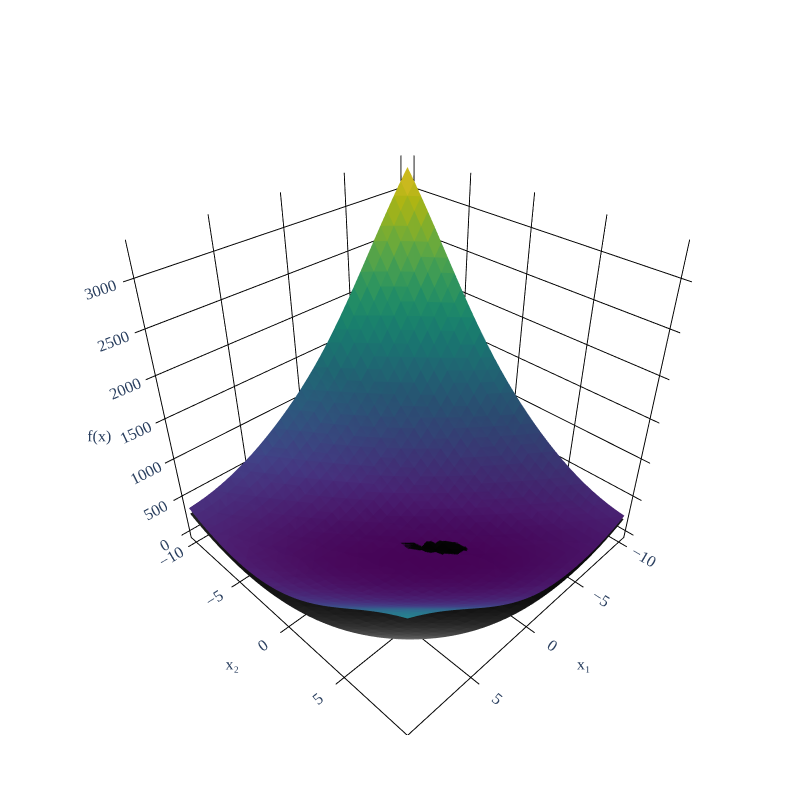

Notebook source saved alongside this figure:
### Code cell
import pandas as pd
import numpy as np
import pandas as pd
from sklearn.preprocessing import StandardScaler
import matplotlib.pyplot as plt
import plotly.figure_factory as ff
from scipy.spatial import Delaunay
import plotly.graph_objects as go


def superficie(file_paths):

    # Leitura dos dados e extração de 'Z_pred' reshape em array coluna
    Z_preds = [pd.read_excel(fp)['Z_pred'].values.reshape(-1, 1) for fp in file_paths]
    Z_pred_total = np.hstack(Z_preds)
    Z_media = np.mean(Z_pred_total, axis=1, keepdims=True)
    desvio_padrao = np.std(Z_pred_total, axis=1, keepdims=True)

    df = pd.read_excel("1000_model/1000_model_14_9_4.xlsx")
    Z_mse = df['Z'].values.reshape(-1, 1)

    x = np.linspace(-10, 10, 32)
    y = np.linspace(-10, 10, 32)
    x, y = np.meshgrid(x, y)
    Z = (x + 2 * y - 7)**2 + (2 * x + y - 5)**2
    points = np.column_stack((x.flatten(), y.flatten()))
    tri = Delaunay(points)
            
    fig_original = ff.create_trisurf(x=x.flatten(), y=y.flatten(), z=Z.flatten(), 
                                            simplices=tri.simplices, colormap='Greys',
                                            title='Surface Fit - Original Values')
    fig_predicted = ff.create_trisurf(x=x.flatten(), y=y.flatten(), z= Z_media.flatten(), 
                                            simplices=tri.simplices, colormap='Viridis',
                                            title='Surface Fit - Predicted Values')


    data = [fig_original.data[0], fig_predicted.data[0]]
    fig = go.Figure(data=data)
    fig.update_layout(
    title=' ',
    autosize=False,
    width=800,
    height=800,
    margin=dict(l=65, r=50, b=65, t=90),
    scene=dict(
        aspectmode='manual',
        aspectratio=dict(x=1, y=1, z=1),
        xaxis=dict(
            title=dict(text='x₁', font=dict(family='Times New Roman', size=16)),
            backgroundcolor='white',
            gridcolor='black',
            zerolinecolor='black',
            tickfont=dict(family='Times New Roman', size=14)
        ),
        yaxis=dict(
            title=dict(text='x₂', font=dict(family='Times New Roman', size=16)),
            backgroundcolor='white',
            gridcolor='black',
            zerolinecolor='black',
            tickfont=dict(family='Times New Roman', size=14)
        ),
        zaxis=dict(
            title=dict(text='f(x)', font=dict(family='Times New Roman', size=16)),
            backgroundcolor='white',
            gridcolor='black',
            zerolinecolor='black',
            tickfont=dict(family='Times New Roman', size=14)
        )
    ),
    paper_bgcolor='white',
    plot_bgcolor='white',
    font=dict(family='Times New Roman', size=12)  # fonte global
)

    fig.show()

    mse = np.mean((Z_mse - Z_media) ** 2)

    print(f'MSE: {mse}')


superficie([
    "1000_model/1000_model_14_9_4.xlsx",
    "1000_model/1000_model_24_9_15.xlsx",
    "1000_model/1000_model_24_9_5.xlsx",
    "1000_model/1000_model_24_9_8.xlsx",
    "1000_model/1000_model_26_8_14.xlsx",
    "1000_model/1000_model_31_9_8.xlsx",
    "1000_model/1000_model_35_7_20.xlsx",
    "1000_model/1000_model_36_6_0.xlsx",
    "1000_model/1000_model_8_4_3.xlsx",
    "1000_model/1000_model_9_9_2.xlsx"
])

### Figure 1 — Plotly figure (JSON) as saved in the notebook; plotly's stock layout.template omitted (floating-point values rounded to 4 significant figures; data arrays with more than 128 entries replaced by an {"elided": "..."} marker saying what was removed)
{"data": [{"facecolor": {"elided": "1922 str values"}, "i": {"elided": "1922 int values"}, "j": {"elided": "1922 int values"}, "k": {"elided": "1922 int values"}, "name": "", "type": "mesh3d", "x": {"elided": "1024 float values"}, "y": {"elided": "1024 float values"}, "z": {"elided": "1024 float values"}}, {"facecolor": {"elided": "1922 str values"}, "i": {"elided": "1922 int values"}, "j": {"elided": "1922 int values"}, "k": {"elided": "1922 int values"}, "name": "", "type": "mesh3d", "x": {"elided": "1024 float values"}, "y": {"elided": "1024 float values"}, "z": {"elided": "1024 float values"}}], "layout": {"autosize": false, "font": {"family": "Times New Roman", "size": 12}, "height": 800, "margin": {"b": 65, "l": 65, "r": 50, "t": 90}, "paper_bgcolor": "white", "plot_bgcolor": "white", "scene": {"aspectmode": "manual", "aspectratio": {"x": 1, "y": 1, "z": 1}, "xaxis": {"backgroundcolor": "white", "gridcolor": "black", "tickfont": {"family": "Times New Roman", "size": 14}, "title": {"font": {"family": "Times New Roman", "size": 16}, "text": "x₁"}, "zerolinecolor": "black"}, "yaxis": {"backgroundcolor": "white", "gridcolor": "black", "tickfont": {"family": "Times New Roman", "size": 14}, "title": {"font": {"family": "Times New Roman", "size": 16}, "text": "x₂"}, "zerolinecolor": "black"}, "zaxis": {"backgroundcolor": "white", "gridcolor": "black", "tickfont": {"family": "Times New Roman", "size": 14}, "title": {"font": {"family": "Times New Roman", "size": 16}, "text": "f(x)"}, "zerolinecolor": "black"}}, "title": {"text": " "}, "width": 800}}
